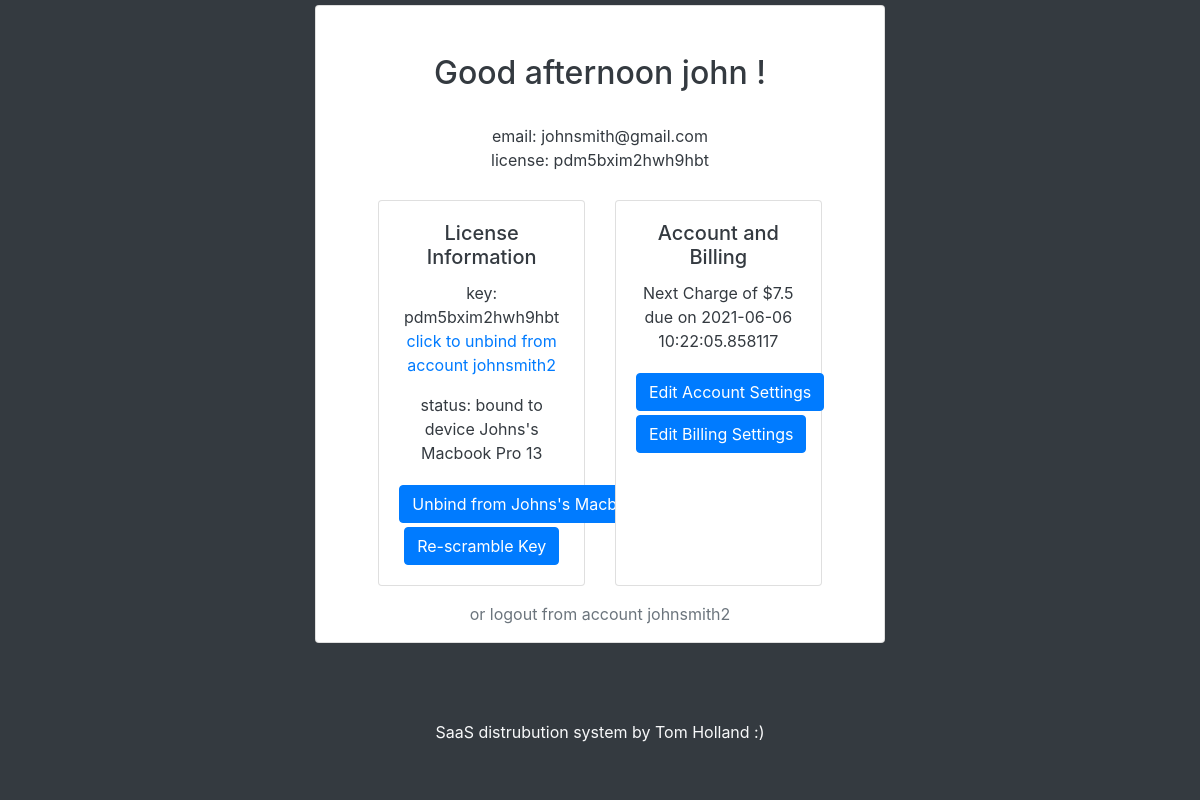
/dashboard (signed in), run on the app's committed database.
### tables this page shows
CREATE TABLE users (username text PRIMARY KEY, fName text, sName text, emailAddress text, password text, admin bool);

CREATE TABLE licenses (license text PRIMARY KEY, username text, boundToUser boolean, boundToDevice boolean, HWID string, devicename string, nextrenewal string, plan string, stripeSessionID string);

CREATE TABLE plans (name text PRIMARY KEY, interval integer, amount float);

### main.py (the view, shortened to what this page needs)
@app.route("/dashboard", methods=['GET', 'POST'])
@login_required
def dashboard():
    if not current_user.getAdminPerms():
        lerror = None
        return render_template('dashboard.html', lerror=lerror)
    else:
        return redirect(url_for('admindash'))

### api.py (called while the page is built)
    def closeConnection(self):
        self.conn.close()
        return

    def searchUsersByUsername(self, user):
        self.c.execute(f'''SELECT * FROM users WHERE username = ?''', (user,))
        result = self.c.fetchone()
        return result

    def getLicenseInfo(self, license):
        self.c.execute(f'''SELECT * FROM licenses WHERE license = ?''',
                       (license,))
        result = self.c.fetchone()
        return result

    def checkIfUserHasLicense(self, username):
        self.c.execute(f'''SELECT license FROM licenses WHERE username = ?''',
                       (username,))
        result = self.c.fetchone()
        if result:
            return result[0]
        else:
            return False

    def getNextRenewal(self, license):
        self.c.execute(f'''SELECT nextrenewal FROM licenses WHERE license = ?''', (license,))
        result = self.c.fetchone()[0]
        if not result or result == "NULL":
            return None
        else:
            return datetime.strptime(result, '%Y-%m-%d %H:%M:%S.%f')

    def getPlanfromLicense(self, license):
        self.c.execute(
            '''SELECT plans.* FROM plans JOIN licenses ON licenses.plan = plans.name WHERE licenses.license = ?;''',
            (license,))
        result = self.c.fetchone()
        resultdict = {"name": result[0],
                      "renewalinterval": result[1],
                      "renewalprice": result[2]}
        return resultdict

### main.py (called while the page is built)
@login_manager.user_loader
def load_user(username):
    dbconnection = Database()
    result = dbconnection.searchUsersByUsername(username)
    dbconnection.closeConnection()
    if result:
        if result[5] == "FALSE":
            return User(result[0], result[1], result[2], result[3], result[4])
        else:
            return AdministativeUser(result[0], result[1], result[2], result[3], result[4])
    else:
        return None

    def getRenewalDate(self, key):
        db = Database()
        dbdate = db.getNextRenewal(key)
        return dbdate

    def getRenewalInfoFromPlan(self, key):
        db = Database()
        planinfo = db.getPlanfromLicense(key)
        self.renewamount = float(planinfo['renewalprice'])
        self.renewinterval = int(planinfo['renewalinterval'])
        return planinfo

    def __str__(self):
        return str(self.key)

    def getAdminPerms(self):
        return self.isadmin

### templates/dashboard.html (shortened to what this page needs)
<!DOCTYPE html>
<html lang="en">
<head>
    <link rel="stylesheet" href="https://use.fontawesome.com/releases/v5.0.8/css/all.css">
    <link rel="stylesheet" href="https://maxcdn.bootstrapcdn.com/bootstrap/4.0.0/css/bootstrap.min.css"
>
    <link rel="stylesheet" type="text/css" href="{{ url_for('static',filename='styles/dashboard.css') }}">
</head>
<body onload="relayUserTime('{{ current_user.fname }}')">
<div class="container-fluid h-90 bg-dark text-dark">
    <div class="row h-90 justify-content-center align-items-center">
        <div class="col-3"></div>
        <div class="col-md-6 text-left">
            <div class="card text-center">
                <h2 class="card-title mt-5" id="time"></h2>
                {% if current_user.license.exists %}
                <div class="card-body">
                    email: {{ current_user.email }}
                    <br>
                    license: {{ current_user.license }}
                </div>
                {% else %}
                <div class="card-body">
                    email: {{ current_user.email }}
                    <br>
                    <br>
                </div>
                {% endif %}
                <div class="container-fluid">
                    <div class="row mt-2">
                        <div class="col-sm-1"></div>
                        <div class="col-sm-5">
                            <div class="card h-100">
                                {% if not current_user.license.exists %}
                                <div class="card-body">
                                    <h5 class="card-title">No license currently bound</h5>
                                    <div class="card-text">
                                        {% if lerror %}
                                        <p class="error text-danger"><strong>Error:</strong> {{ lerror }}
                                            {% endif %}
                                        <form action="" method="post">
                                            <input type="text" class="form-control" name="licenseid"
                                                   placeholder="License Key">
                                            <button type="submit" class="btn btn-primary mt-2">Bind to this account
                                            </button>
                                        </form>
                                    </div>
                                </div>
                                {% else %}
                                {% if not current_user.license.boundtodevice %}
                                <div class="card-body">
                                    <h5 class="card-title">License Information </h5>
                                    <p class="card-text">key: {{ current_user.license }} <br><a
                                            href="javascript:unbind()" class="muted">click to unbind from account
                                        {{current_user.id}}</a></p>
                                    <p class="card-text">status: not currently bound</p>
                                    <a href="javascript:rescramble()" class="btn btn-primary mt-1">Re-scramble Key</a>
                                </div>
                                {% else %}
                                <div class="card-body">
                                    <h5 class="card-title">License Information</h5>
                                    <p class="card-text">key: {{ current_user.license }} <br><a
                                            href="javascript:unbind()" class="muted">click to unbind from account
                                        {{current_user.id}}</a></p>
                                    <p class="card-text">status: bound to device {{
                                        current_user.license.devicename}}</p>
                                    <a href="javascript:unbinddevice()" class="btn btn-primary mt-1">Unbind from {{
                                        current_user.license.devicename}}</a>
                                    <a href="javascript:rescramble()" class="btn btn-primary mt-1">Re-scramble Key</a>
                                </div>
                                {%endif%}
                                {%endif%}
                            </div>
                        </div>
                        <div class="col-sm-5">
                            <div class="card h-100">
                                {% if not current_user.license.exists %}
                                <div class="card-body">
                                    <h5 class="card-title">Account and Billing</h5>
                                    <p class="card-text">No impending charge as no license is bound.</p>
                                    <a href="/dashboard/account" class="btn btn-primary mt-1">Edit Account Settings</a>
                                    <a href="#" class="btn btn-primary mt-1">Edit Billing Settings</a>
                                </div>
                                {% else %}
                                <div class="card-body">
                                    <h5 class="card-title">Account and Billing</h5>
                                    <p class="card-text">Next Charge of ${{ current_user.license.renewal.renewamount }}
                                        due on {{ current_user.license.renewal.renewdate }}</p>
                                    <a href="/dashboard/account" class="btn btn-primary mt-1">Edit Account Settings</a>
                                    <a href="#" class="btn btn-primary mt-1">Edit Billing Settings</a>
                                </div>
                                {% endif %}
                            </div>
                        </div>
                        <div class="col-sm-1"></div>
                    </div>
                </div>
                <div class="row mt-3">
                    <div class="col text-center">
                        <a href="/logout" class="text-muted"> or logout from account {{ current_user.id }} </a>
                    </div>
                </div>
            </div>
        </div>
        <div class="col-3"></div>
    </div>
</div>
<div class="container-fluid h-10 bg-dark text-light ">
    <div class="row">
        <div class="col-4"></div>
        <div class="col-4 text-center align-bottom">
            SaaS distrubution system by Tom Holland :)
        </div>
        <div class="col-4"></div>
    </div>
</div>
</body>
</html>

### static/styles/dashboard.css (style rules this page uses)
body,html { height:100%; }
.h-90 { height:90%; }
.h-10 { height:10%; }

### data on the page
users: email "johnsmith@gmail.com", id "johnsmith2"
licenses: license "pdm5bxim2hwh9hbt", license.devicename "Johns's Macbook Pro 13"
plans: license.renewal.renewamount "7.5"

### other printed values
{{ current_user.license.renewal.renewdate }} "2021-06-06 10:22:05.858117"
